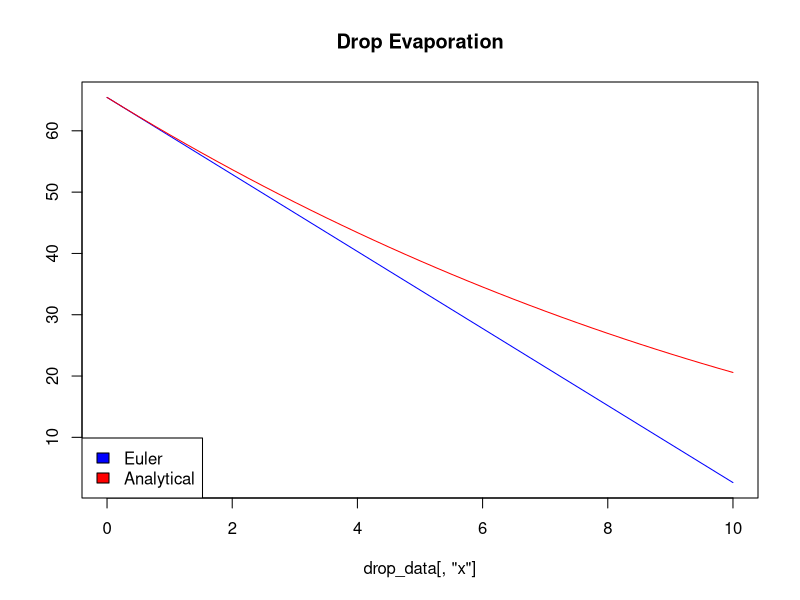

Recreate this plot in R.
## ---- chunk 1
t0 <- 0
tf <- 10
step <- 0.25
k <- 0.08
r0 <- 2.5

x <- seq(t0,tf,by=step)



drop_data <- data.frame(x)
dependent_variables <- c("vol_euler","vol_analytical")
drop_data[,dependent_variables] <- NA
drop_data[1,dependent_variables] <- (4/3 * pi * r0^3)

for (i in 2:nrow(drop_data)){
  drop_data[i,"vol_euler"] <- (drop_data[1,"vol_euler"] - (k * drop_data[i,'x'] * 4 * pi * r0^2))  
  drop_data[i,"vol_analytical"] <- (4/3 * pi * (r0-(k*drop_data[i,'x']))^3)
}

plot(drop_data[,'x'],drop_data[,"vol_euler",], 
     main="Drop Evaporation", 
     ylab="",
     type="l",
     col="blue")
     lines(drop_data[,'x'],
           drop_data[,"vol_analytical"], col="red")
     legend("bottomleft",
     c("Euler","Analytical"),
     fill=c("blue","red"))

## ---- chunk 2

## ---- chunk 3
Ealimit <- 5
Ea <- 101

xi <- 0
xi_memory_1 <- NA
xi_memory_2 <- NA
xr_memory <- NA
xu <- 1

#should be updated accorging to problem
first_dev <- function(x) {
  y <- -12*x^5-6*x^3+10
  return(y)
}

while (Ea > Ealimit){
 
  yi <- first_dev(xi)
  yu <- first_dev(xu)
  
  yproduct <- yi*yu
  
  if (yproduct > 0) {
    xr_memory <- xr} 

  xr <- (xi+xu)/2
  
 if (yproduct < 0) {
    xr_memory <- xi
    xi <- xr
 } else {
    if (is.na(xi_memory_1)) {
      xu <- xr
      } else {
        xu <- xi
        xi <- xi_memory_2
          }
 }
  
  if (is.na(xi_memory_1)){
    xi_memory_1 <- 2*xr
    } else {
      xi_memory_2 <- xi_memory_1
      xi_memory_1 <- xi
    }
  
  Ea <- abs((xr_memory - xr) * 100/ xr)
 
}

print(xu)

## ---- chunk 4
# create matrix of equations 
eq1 <- c(8, 2, -2, -2)
eq2 <- c(10, 2, 4, 4)
eq3 <- c(12, 2, 2, 6)

original_matrix <- data.frame(eq1, eq2, eq3)

eq_matrix <- t(original_matrix)

# normalize equations to the one with lowest row
for (rowcheck in 1:(nrow(eq_matrix)-1)){
  denominator <- eq_matrix[rowcheck,rowcheck]
  for (i in rowcheck:(nrow(eq_matrix)-1)){
    for (j in 1:ncol(eq_matrix)){
      if (j==rowcheck) {numerator <- eq_matrix[(i+1),j]}
      eq_matrix[(i+1),j] <- (eq_matrix[(i+1),j] - ((numerator/denominator) * eq_matrix[rowcheck,j]))
    }
  }  
}

# solve for Xs

solutions <- matrix(NA, ncol=nrow(eq_matrix))

for (i in nrow(eq_matrix):2){
  xi <- (eq_matrix[i,ncol(eq_matrix)] - sum(eq_matrix[i,1:(i-1)])) / eq_matrix[i,i]
  solutions[1,i] <- xi
  for (j in i:1){
    eq_matrix[j,ncol(eq_matrix)] <- eq_matrix[j,ncol(eq_matrix)] - (xi *eq_matrix[j,i])
    eq_matrix[j,i] <- 0
  }
}

solutions[1,1] <- eq_matrix[1,ncol(eq_matrix)]/eq_matrix[1,1]



## ---- chunk 5

## ---- chunk 6

## ---- chunk 7

## ---- chunk 8

## ---- chunk 9


## ---- chunk 10


## ---- chunk 11

## ---- chunk 12

## ---- chunk 13

